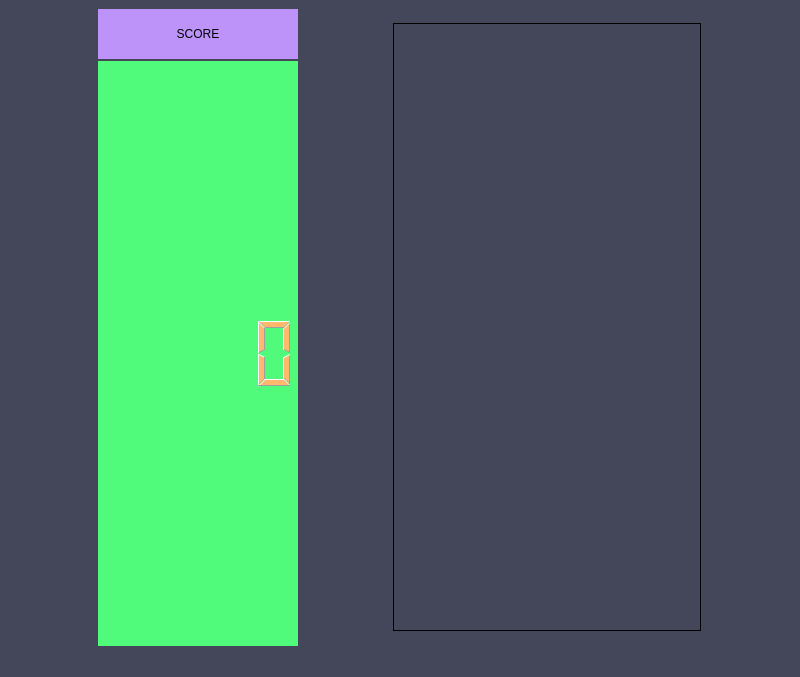
<?xml version="1.0" encoding="UTF-8"?>
<ui version="4.0">
 <class>Jogo</class>
 <widget class="QMainWindow" name="Jogo">
  <property name="geometry">
   <rect>
    <x>0</x>
    <y>0</y>
    <width>800</width>
    <height>677</height>
   </rect>
  </property>
  <property name="windowTitle">
   <string>Jogo</string>
  </property>
  <property name="styleSheet">
   <string notr="true">background-color: rgb(68, 71, 90);</string>
  </property>
  <widget class="QWidget" name="centralwidget">
   <layout class="QHBoxLayout" name="horizontalLayout">
    <item>
     <layout class="QVBoxLayout" name="verticalLayout">
      <property name="spacing">
       <number>2</number>
      </property>
      <item>
       <widget class="QLabel" name="label">
        <property name="maximumSize">
         <size>
          <width>200</width>
          <height>50</height>
         </size>
        </property>
        <property name="styleSheet">
         <string notr="true">background-color: rgb(189, 147, 249);
color: rgb(0, 0, 0);
font: 700 20pt &quot;Ubuntu&quot;;</string>
        </property>
        <property name="text">
         <string>SCORE</string>
        </property>
        <property name="alignment">
         <set>Qt::AlignCenter</set>
        </property>
       </widget>
      </item>
      <item>
       <widget class="QLCDNumber" name="lcdNumber">
        <property name="maximumSize">
         <size>
          <width>200</width>
          <height>600</height>
         </size>
        </property>
        <property name="layoutDirection">
         <enum>Qt::LeftToRight</enum>
        </property>
        <property name="autoFillBackground">
         <bool>false</bool>
        </property>
        <property name="styleSheet">
         <string notr="true">background-color: rgb(80, 250, 123);
color: rgb(255, 184, 108)</string>
        </property>
        <property name="frameShape">
         <enum>QFrame::NoFrame</enum>
        </property>
        <property name="lineWidth">
         <number>1</number>
        </property>
        <property name="segmentStyle">
         <enum>QLCDNumber::Filled</enum>
        </property>
       </widget>
      </item>
     </layout>
    </item>
    <item>
     <widget class="QLabel" name="labelTela">
      <property name="sizePolicy">
       <sizepolicy hsizetype="Fixed" vsizetype="Fixed">
        <horstretch>0</horstretch>
        <verstretch>0</verstretch>
       </sizepolicy>
      </property>
      <property name="maximumSize">
       <size>
        <width>308</width>
        <height>608</height>
       </size>
      </property>
      <property name="sizeIncrement">
       <size>
        <width>0</width>
        <height>0</height>
       </size>
      </property>
      <property name="baseSize">
       <size>
        <width>0</width>
        <height>0</height>
       </size>
      </property>
      <property name="frameShape">
       <enum>QFrame::Box</enum>
      </property>
      <property name="text">
       <string/>
      </property>
     </widget>
    </item>
   </layout>
  </widget>
  <widget class="QMenuBar" name="menubar">
   <property name="geometry">
    <rect>
     <x>0</x>
     <y>0</y>
     <width>800</width>
     <height>22</height>
    </rect>
   </property>
  </widget>
  <widget class="QStatusBar" name="statusbar"/>
 </widget>
 <resources/>
 <connections/>
</ui>
